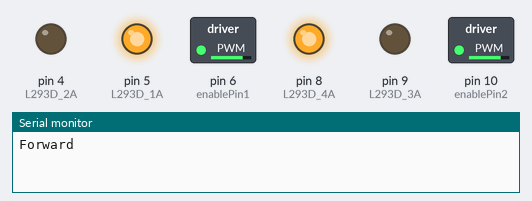
A sketch run on a simulated Arduino Uno, built with avr-gcc and run on an emulated ATmega328P. On the bench: switched loads named in the sketch (green lamp = pin HIGH), output pins drawn as LEDs (lit = HIGH), the last lines printed to the serial monitor.

Above: at 5.0 s.
At 15.0 s:
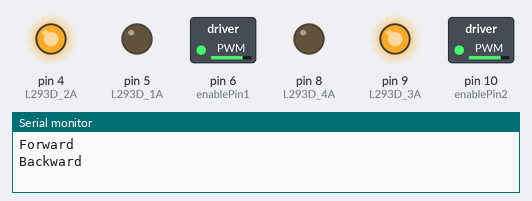
Timing chart, 0 to 26.0 s (numbered marks = the images above):
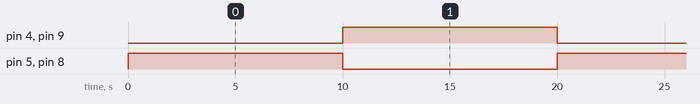

Measured:
- by itself, pin 4 (L293D_2A), pin 5 (L293D_1A), pin 8 (L293D_4A), pin 9 (L293D_3A): alternates HIGH for 10.0 s and LOW for 10.0 s

The sketch:

two_motors_forward_backward.ino
```cpp
int enablePin1 = 6;
int L293D_1A = 5;
int L293D_2A = 4;

int enablePin2 = 10;
int L293D_3A = 9;
int L293D_4A = 8;

void setup()
{
  Serial.begin(9600);

  pinMode(enablePin1, OUTPUT);
  pinMode(L293D_1A, OUTPUT);
  pinMode(L293D_2A, OUTPUT);

  pinMode(enablePin2, OUTPUT);
  pinMode(L293D_3A, OUTPUT);
  pinMode(L293D_4A, OUTPUT);

  analogWrite(enablePin1, 200);
  analogWrite(enablePin2, 200);
}

void loop()
{
  Serial.println("Forward");
  digitalWrite(L293D_1A, HIGH);
  digitalWrite(L293D_2A, LOW);
  digitalWrite(L293D_3A, LOW);
  digitalWrite(L293D_4A, HIGH);
  delay(10000); // 10 seconds

  Serial.println("Backward");
  digitalWrite(L293D_1A, LOW);
  digitalWrite(L293D_2A, HIGH);
  digitalWrite(L293D_3A, HIGH);
  digitalWrite(L293D_4A, LOW);
  delay(10000); // 10 seconds
}
```
